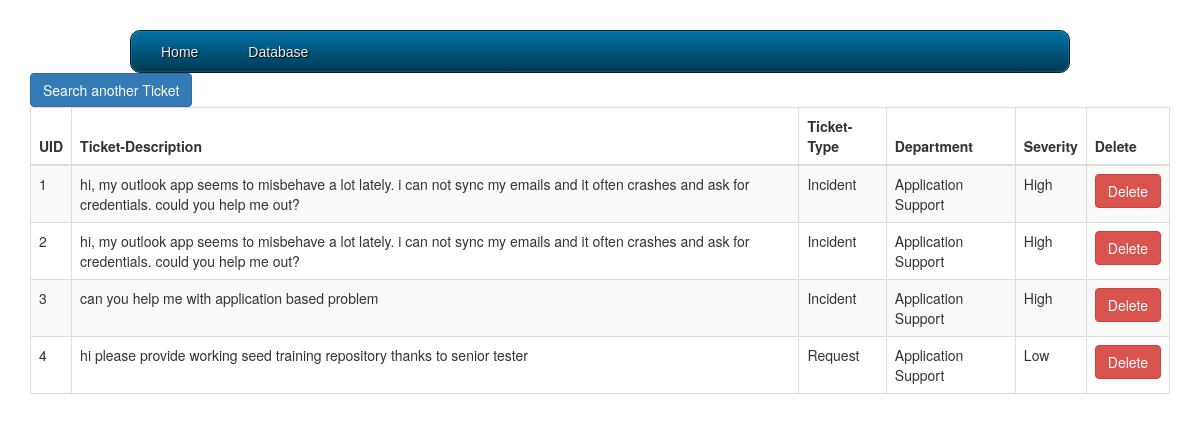
The app's page /results/ with its own data.
### predict/models.py (models this page shows)
class PredResults(models.Model):
    message = models.CharField(max_length=3000)
    response = models.CharField(max_length=30)
    response1 = models.CharField(max_length=30)
    response2 = models.CharField(max_length=30)

### predict/views.py (the view)
# urls.py: path('results/', views.view_results, name='results'),
def view_results(request):
    data = {"dataset": PredResults.objects.all()}
    return render(request, "show.html", data)

### templates/show.html (shortened to what this page needs)
{% extends "base.html" %}
{% block content %}
 <div class="col-md-12">
        <span><a href="/" class="btn btn-primary">Search another Ticket</a></span>
        <div class="table-responsive">
  <table id="bootstrapdatatable" class="table table-striped table-bordered" width="100%">
            <thead>
                <th>UID</th>
                <th scope="col">Ticket-Description</th>
                <th scope="col">Ticket-Type</th>
                <th scope="col">Department</th>
                <th scope="col">Severity</th>
                <th scope="col">Delete</th>
             </thead>
   <tbody>
   {% for data in dataset %}
    <tr>
     <td>{{ data.id }}</td>
     <td>{{ data.message }}</td>
     <td>{{ data.response }}</td>
     <td>{{ data.response1 }}</td>
     <td>{{ data.response2 }}</td>
     <td>
     <a href="/delete/{{ data.id }}"><input type="submit" class="btn btn-danger" value="Delete"></a>
     </td>
    </tr>
   {% endfor %}
   </tbody>
  </table>
        </div>
    </div>
{% endblock content %}

### templates/base.html (shortened to what this page needs)
<!DOCTYPE html>
<html lang="en">
<head>
{% load static %}
<link rel="stylesheet" href="https://maxcdn.bootstrapcdn.com/bootstrap/3.4.1/css/bootstrap.min.css">
</head>
<body>
<ul id="menu">
    <li><a href="/">Home</a></li>
    <li><a href="/results">Database</a></li>
</ul>
<div class="container">
 <div class="row">
    {% block content %}{% endblock %}
 </div>
</div>
</body>
</html>

### templates/base.html (style rules this page uses)
#menu { list-style:none; width:940px; margin:30px auto 0px auto; height:43px; padding:0px 20px 0px 20px; -moz-border-radius: 10px; -webkit-border-radius: 10px; border-radius: 10px; background: #014464; background: -moz-linear-gradient(top, #0272a7, #013953); background: -webkit-gradient(linear, 0% 0%, 0% 100%, from(#0272a7), to(#013953)); border: 1px solid #002232; -moz-box-shadow:inset 0px 0px 1px #edf9ff; -webkit-box-shadow:inset 0px 0px 1px #edf9ff; box-shadow:inset 0px 0px 1px #edf9ff; text-shadow: 1px 1px 1px #000; }
#menu li a { font-family:Arial, Helvetica, sans-serif; font-size:14px; color: #EEEEEE; display:block; outline:0; text-decoration:none; text-shadow: 1px 1px 1px #000; }
#menu li { float:left; display:block; text-align:center; position:relative; padding: 4px 10px 4px 10px; margin-right:30px; margin-top:7px; border:none; }

### records on screen
PredResults: id "1", message "hi, my outlook app seems to misbehave a lot lately. i can not sync my emails and it often crashes and ask for credentials. could you help me out?", response "Incident", response1 "Application Support", response2 "High"
PredResults: id "2", message "hi, my outlook app seems to misbehave a lot lately. i can not sync my emails and it often crashes and ask for credentials. could you help me out?", response "Incident", response1 "Application Support", response2 "High"
PredResults: id "3", message "can you help me with application based problem", response "Incident", response1 "Application Support", response2 "High"
PredResults: id "4", message "hi please provide working seed training repository thanks to senior tester", response "Request", response1 "Application Support", response2 "Low"
